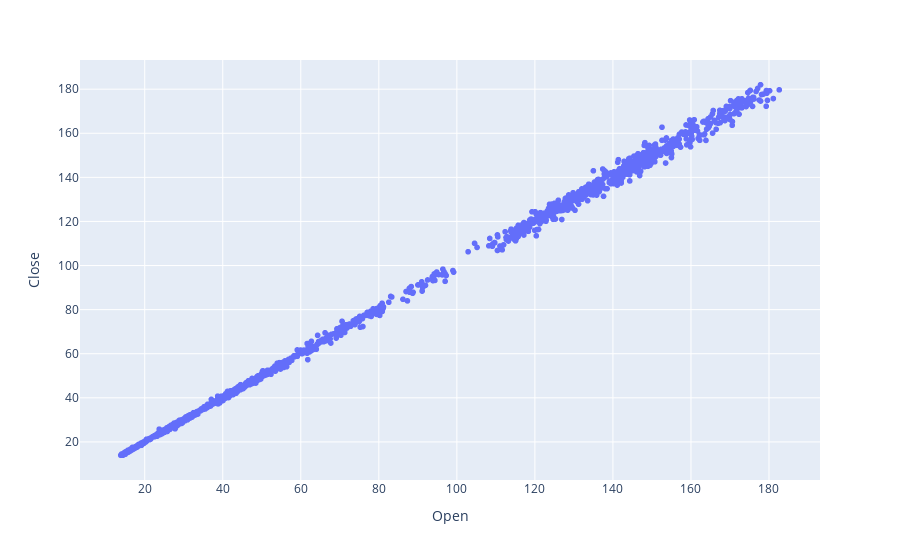

This figure's notebook cell:
### Code cell
pe.scatter(x="Open", y="Close", data_frame=apple_df)

### Figure 1 — Plotly figure (JSON) as saved in the notebook; plotly's stock layout.template omitted (floating-point values rounded to 4 significant figures; data arrays with more than 128 entries replaced by an {"elided": "..."} marker saying what was removed)
{"data": [{"hovertemplate": "Open=%{x}<br>Close=%{y}<extra></extra>", "legendgroup": "", "marker": {"color": "#636efa", "symbol": "circle"}, "mode": "markers", "name": "", "showlegend": false, "type": "scattergl", "x": {"elided": "2517 float values"}, "xaxis": "x", "y": {"elided": "2517 float values"}, "yaxis": "y"}], "layout": {"legend": {"tracegroupgap": 0}, "margin": {"t": 60}, "xaxis": {"anchor": "y", "domain": [0, 1], "title": {"text": "Open"}}, "yaxis": {"anchor": "x", "domain": [0, 1], "title": {"text": "Close"}}}}
